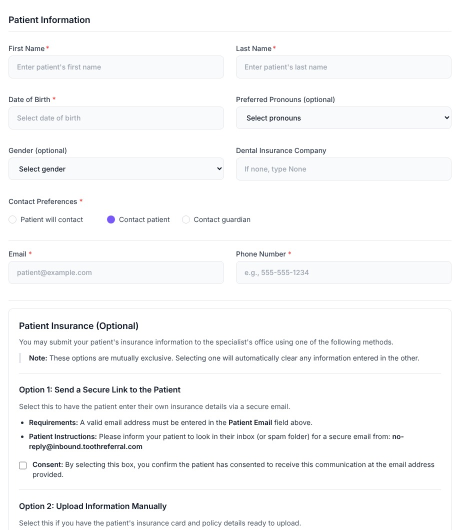
#> input picture carousels/client-revisions-2026-11-18/img/tr-embed-form.jpg, 920 x 1060 px, given in place of t11.png, which was not available (shown at 1/2 size)
$ python client_stills_r3.py ../../carousels/client-revisions-2026-11-18/img
#> lines starting #> are read from the running program, lines starting #| are printed output that depends on the picture; after the words box and inside, x2 and y2 are one past the last pixel; in counts of white or black regions, pixels touching at a corner belong together
### reel/scripts/client_stills.py
"""Client-revised dashboard stills for the Magic Show edit (public/dash2 -> public/dash2c).

The client asked for: no red anywhere (it reads as blood), no doctors' names on referrals, the referring office
"R Dental" renamed "Gentle Dental", the specialist office signing as St. Andrew's Family Dental, and staff named
Barbara, Tanya, Amanda or Greg. Each edit erases a text run (filled with the surrounding background) and redraws the
new text in a matching font, size and colour measured from the original pixels; then every red/pink pixel is turned
amber.

usage: python scripts/client_stills.py
"""
import os
import numpy as np
from PIL import Image, ImageDraw, ImageFont

SRC, DST = "public/dash2", "public/dash2c"
INTER = "/usr/share/fonts/opentype/inter/Inter-Regular.otf"
INTER_MED = "/usr/share/fonts/opentype/inter/Inter-Medium.otf"
INTER_SEMI = "/usr/share/fonts/opentype/inter/Inter-SemiBold.otf"
ARIAL = "/usr/share/fonts/truetype/liberation/LiberationSans-Regular.ttf"
MONO = "/usr/share/fonts/truetype/liberation/LiberationMono-Regular.ttf"


def ink_box(a, box, thr=70):
    """bbox (x0,y0,x1,y1) of the text pixels inside box, and the text colour."""
    x0, y0, x1, y1 = box
    reg = a[y0:y1, x0:x1].astype(np.int32)
    border = np.concatenate([reg[0], reg[-1], reg[:, 0], reg[:, -1]])
    bg = np.median(border, 0)
    d = np.abs(reg - bg).sum(2)
    ys, xs = np.nonzero(d > thr)
    if not len(xs):
        raise SystemExit(f"no text in {box}")
    lum = reg[..., :3].mean(2)
    sel = d > thr
    dark = reg[sel][np.argsort(lum[sel])[: max(5, sel.sum() // 6)]]
    return (x0 + xs.min(), y0 + ys.min(), x0 + xs.max() + 1, y0 + ys.max() + 1), tuple(int(v) for v in np.median(dark, 0)[:3]), tuple(int(v) for v in bg[:3])


def fit_font(path, ref, h):
    """font size whose rendering of ref has the same ink height (top of caps to bottom of descenders) as h."""
    best = None
    for s in np.arange(8, 60, 0.25):
        f = ImageFont.truetype(path, float(s))
        b = f.getbbox(ref)
        if best is None or abs((b[3] - b[1]) - h) < abs(best[1] - h):
            best = (f, b[3] - b[1])
    return best[0]


# [137 lines left out: functions replace, avatar, no_red, main, sender_row, letter and 1 more, not called in this run]


# [2 lines that do not run on import are left out]


# ---------------------------------------------------------------------------------------------------
# The older dashboard recording (public/dash -> public/dashc), used by the Leak video: the specialist office
# "D Care Alliance" becomes St. Andrew's Family Dental, its associate dentist Lee Davis becomes Amanda (Office
# Manager), the referring dentist Sarah Chen becomes Greg (Front Desk), R DENTAL becomes Gentle Dental.

INTER_BOLD = "/usr/share/fonts/opentype/inter/Inter-Bold.otf"


# [20 lines left out: function runs, not called in this run]


def colour(im, box, thr=70):
    return ink_box(np.asarray(im.convert("RGB")), box, thr)[1]


# [89 lines left out: functions initials, old_stills, not called in this run]


# [2 lines that do not run on import are left out]

### reel/scripts/client_stills_r3.py
"""Clean the dashboard recording 3 frames for Script 13 (public/dash3 -> public/dash3c), per the client rules.

Doctor names out (Dr Lee Davis -> Amanda, Office Manager; Tom Colpack and Flora Gibson -> Greg, Front Desk; Jane White
-> Tanya), offices renamed (receiving "Gentle dental clinic" -> St. Andrew's Family Dental, referring "Apex Dental"
-> Gentle Dental), the real-looking email and phone numbers blurred, red turned amber. Line positions come from OCR
of each frame (rapidocr); text is redrawn in Inter at the measured size and colour.

usage: python scripts/client_stills_r3.py SRC_FRAMES_DIR   (tNN.png frames of the recording at 1 fps)
"""
import os
import sys

import numpy as np
from PIL import Image, ImageDraw, ImageFilter, ImageFont

sys.path.insert(0, os.path.dirname(__file__))
from client_stills import INTER, INTER_MED, INTER_SEMI, fit_font, ink_box, no_red  # noqa: E402

INTER_BOLD = "/usr/share/fonts/opentype/inter/Inter-Bold.otf"
DST = "public/dash3c"
SA = "St. Andrew's Family Dental"
GD = "Gentle Dental"


def measure(im, box, ref, font):
    """font sized so ref matches the ink height in box; plus the ink top, ink colour and background."""
    a = np.asarray(im.convert("RGB"))
    (x0, y0, x1, y1), ink, bg = ink_box(a, box)
    f = fit_font(font, ref, y1 - y0)
    return f, x0, y0 - f.getbbox(ref)[1], ink, bg


def erase(im, box, bg):
    ImageDraw.Draw(im).rectangle(box, fill=bg)


def size_h(im, box, ref, font):
    """font size of an unchanged line of the same style, matched on ink height."""
    return measure(im, box, ref, font)[0].size


# [39 lines left out: functions size_of, line, not called in this run]


def blur(im, box, r=7):
    im.paste(im.crop(box).filter(ImageFilter.GaussianBlur(r)), box[:2])


def sample(im, xy):
    return tuple(int(v) for v in np.asarray(im.convert("RGB"))[xy[1], xy[0]])


# [6 lines left out: function tile, not called in this run]


GREY = (120, 116, 140)
PURPLE = (124, 77, 236)


def t11(im):  # Messages tab
    hb = size_h(im, (802, 509, 1000, 536), "TomColpack", INTER_BOLD)
    body = size_h(im, (802, 535, 1470, 567), "@Barbara Smith I updated the latest xray let me know if you need anything", INTER)
    line(im, (730, 329, 960, 356), "Messaging with Apex Dental", INTER, [("Messaging with " + GD, INTER, None)])
    line(im, (540, 464, 660, 493), "Apex Dental", INTER, [(GD, INTER, None)], right=658)
    line(im, (430, 502, 660, 529), "Gentle dental clinic", INTER, [(SA, INTER, None)], right=657)
    for box, t in [((800, 434, 1440, 465), "9:52 AM"), ((802, 581, 1440, 609), "9:55 AM")]:
        line(im, box, "Dr Lee Davis DDS", INTER_BOLD, [("Amanda (" + SA + ")", INTER_BOLD, None), ("   Office Manager   Nov 7, " + t, INTER, GREY, 0.82)], size=hb, x0=805)
    line(im, (802, 509, 1320, 536), "TomColpack, DDS", INTER_BOLD, [("Greg (" + GD + ")", INTER_BOLD, None), ("   Front Desk   Nov 7, 9:54 AM", INTER, GREY, 0.82)], size=hb, x0=805)
    line(im, (800, 466, 1590, 496), "@Flora Gibson Seems like", INTER, [("@Greg", INTER_MED, PURPLE), (" Seems like the x-rays are from May 2022. Do you have updated x-rays?", INTER, (30, 28, 45))], size=body, x0=804, pad=1)
    line(im, (814, 618, 1060, 641), "Tom Colpack, DDS (Apex Dental)", INTER_SEMI, [("Greg (" + GD + ")", INTER_SEMI, None)], size=int(body * 0.85), pad=1)
    line(im, (802, 668, 1290, 697), "@Tom Colpack, DDS Got the updated", INTER, [("@Greg", INTER_MED, PURPLE), (" Got the updated x-ray, thank you!", INTER, (30, 28, 45))], size=body, x0=804)
    line(im, (742, 742, 935, 773), "Message Apex Dental", INTER, [("Message " + GD, INTER, None)])
    for y in (436, 583):  # the specialist office's logo avatar -> initials
        tile(im, (737, y, 782, y + 45), "SA")


# [10 lines left out: function t14, not called in this run]


def t20(im):
    line(im, (1396, 51, 1590, 85), "Message Apex Dental", INTER, [("Message " + GD, INTER, None)])


def t28(im):
    line(im, (1452, 296, 1560, 324), "JaneWhite", INTER_SEMI, [("Tanya", INTER_SEMI, None)])
    tile(im, (1402, 302, 1440, 332), "TA", fill=(84, 92, 199), ink=(255, 255, 255))


# [19 lines left out: functions t51, t53, not called in this run]


JOBS = {"t11": ("r3c-messages", t11), "t14": ("r3c-incoming", t14), "t20": ("r3c-status-xrays", t20),
        "t22": ("r3c-admin-notes", None), "t28": ("r3c-insurance", t28), "t51": ("r3c-activity-log", t51),
        "t53": ("r3c-referral-source", t53)}

if __name__ == "__main__":
    src = sys.argv[1]
    os.makedirs(DST, exist_ok=True)
    for t, (name, fn) in JOBS.items():
        im = Image.open(f"{src}/{t}.png").convert("RGB")
#> im is the input picture: PIL image 920x1060 RGB; mean R, G, B 248, 248.3, 249
        if fn:
            fn(im)
#> in ink_box, `reg = a[y0:y1, x0:x1].astype(np.int32)`:
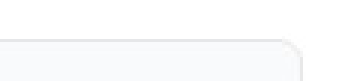
#> reg: shape (27, 118, 3) int32 (shown 3 times larger); mean R, G, B 251.7, 252.1, 253
#> in ink_box, `border = np.concatenate([reg[0], reg[-1], reg[:, 0], reg[:, -1]])`: border = 290 rows, first 8: [255, 255, 255], [255, 255, 255], [255, 255, 255], [255, 255, 255], [255, 255, 255], [255, 255, 255], [255, 255, 255], [255, 255, 255]
#> in ink_box, `bg = np.median(border, 0)`: bg = [255, 255, 255]
#> in ink_box, `d = np.abs(reg - bg).sum(2)`:
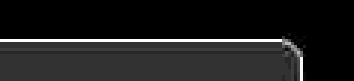
#> d: shape (27, 118) float64 (shown 3 times larger); min 0, max 71, mean 8.1; drawn with min black and max white
#> in ink_box, `ys, xs = np.nonzero(d > thr)`: ys = 94 values from 13 to 13; xs = 94 values from 0 to 93
#> in ink_box, `sel = d > thr`:
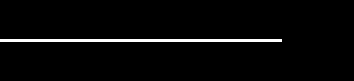
#> sel: shape (27, 118) bool (shown 3 times larger); 3% white in thin lines or dots, all inside (x1, y1, x2, y2) = (0, 13, 94, 14)
#> in ink_box, `dark = reg[sel][np.argsort(lum[sel])[: max(5, sel.sum() // 6)]]`: dark = 15 rows, first 8: [230, 231, 233], [230, 231, 233], [230, 231, 233], [230, 231, 233], [230, 231, 233], [230, 231, 233], [230, 231, 233], [230, 231, 233]
#> in measure, `(x0, y0, x1, y1), ink, bg = ink_box(a, box)`: x0 = 802; y0 = 522; x1 = 896; y1 = 523; ink = (230, 231, 233); bg = (255, 255, 255)
#> in t11, `hb = size_h(im, (802, 509, 1000, 536), "TomColpack", INTER_BOLD)`: hb = 8
#> call 2 of ink_box, with box = (802, 535, 1470, 567), thr = 70
#> in ink_box (call 2), `reg = a[y0:y1, x0:x1].astype(np.int32)`:
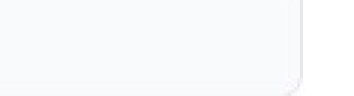
#> reg: shape (32, 118, 3) int32 (shown 3 times larger); mean R, G, B 249.7, 250.5, 252.2
#> in ink_box (call 2), `border = np.concatenate([reg[0], reg[-1], reg[:, 0], reg[:, -1]])`: border = 300 rows, first 8: [249, 250, 252], [249, 250, 252], [249, 250, 252], [249, 250, 252], [249, 250, 252], [249, 250, 252], [249, 250, 252], [249, 250, 252]
#> in ink_box (call 2), `bg = np.median(border, 0)`: bg = [249, 250, 252]
#> in ink_box (call 2), `d = np.abs(reg - bg).sum(2)`:
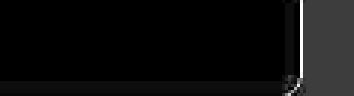
#> d: shape (32, 118) float64 (shown 3 times larger); min 0, max 58, mean 3; drawn with min black and max white
#> in ink_box (call 2), `ys, xs = np.nonzero(d > thr)`: ys = empty array
#> (the run stopped early here; a loop or call above may not have finished)
